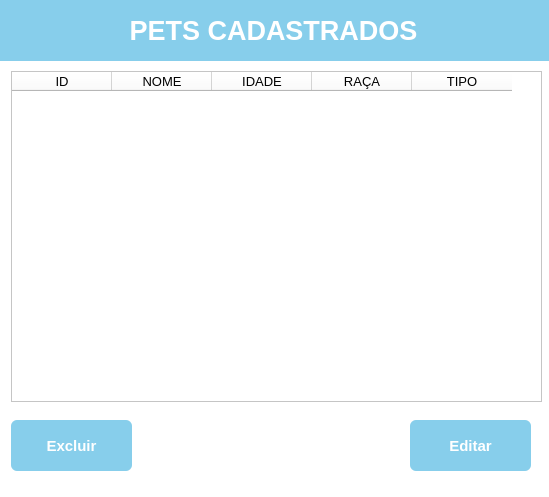
<?xml version="1.0" encoding="UTF-8"?>
<ui version="4.0">
 <class>MainWindow</class>
 <widget class="QMainWindow" name="MainWindow">
  <property name="geometry">
   <rect>
    <x>0</x>
    <y>0</y>
    <width>549</width>
    <height>497</height>
   </rect>
  </property>
  <property name="windowTitle">
   <string>Pets Cadastrados</string>
  </property>
  <property name="styleSheet">
   <string notr="true">background-color: rgb(255, 255, 255);</string>
  </property>
  <widget class="QWidget" name="centralwidget">
   <widget class="QLabel" name="label_6">
    <property name="geometry">
     <rect>
      <x>-2</x>
      <y>0</y>
      <width>551</width>
      <height>61</height>
     </rect>
    </property>
    <property name="font">
     <font>
      <family>Arial</family>
      <pointsize>20</pointsize>
      <weight>75</weight>
      <italic>false</italic>
      <bold>true</bold>
     </font>
    </property>
    <property name="styleSheet">
     <string notr="true">background-color: skyblue;
color: white;</string>
    </property>
    <property name="text">
     <string>PETS CADASTRADOS</string>
    </property>
    <property name="alignment">
     <set>Qt::AlignCenter</set>
    </property>
   </widget>
   <widget class="QTableWidget" name="tableWidget">
    <property name="geometry">
     <rect>
      <x>11</x>
      <y>71</y>
      <width>531</width>
      <height>331</height>
     </rect>
    </property>
    <property name="showGrid">
     <bool>true</bool>
    </property>
    <property name="gridStyle">
     <enum>Qt::SolidLine</enum>
    </property>
    <property name="sortingEnabled">
     <bool>false</bool>
    </property>
    <column>
     <property name="text">
      <string>ID</string>
     </property>
     <property name="font">
      <font>
       <pointsize>10</pointsize>
      </font>
     </property>
    </column>
    <column>
     <property name="text">
      <string>NOME</string>
     </property>
     <property name="font">
      <font>
       <pointsize>10</pointsize>
      </font>
     </property>
    </column>
    <column>
     <property name="text">
      <string>IDADE</string>
     </property>
     <property name="font">
      <font>
       <pointsize>10</pointsize>
      </font>
     </property>
    </column>
    <column>
     <property name="text">
      <string>RAÇA</string>
     </property>
     <property name="font">
      <font>
       <pointsize>10</pointsize>
      </font>
     </property>
    </column>
    <column>
     <property name="text">
      <string>TIPO</string>
     </property>
     <property name="font">
      <font>
       <pointsize>10</pointsize>
      </font>
     </property>
    </column>
   </widget>
   <widget class="QPushButton" name="pushButton">
    <property name="geometry">
     <rect>
      <x>11</x>
      <y>420</y>
      <width>121</width>
      <height>51</height>
     </rect>
    </property>
    <property name="cursor">
     <cursorShape>PointingHandCursor</cursorShape>
    </property>
    <property name="styleSheet">
     <string notr="true">border-radius: 6px;
border: none;
color: white;
background-color: skyblue;
font-weight: bold;
font-size: 15px;</string>
    </property>
    <property name="text">
     <string>Excluir</string>
    </property>
   </widget>
   <widget class="QPushButton" name="pushButton_2">
    <property name="geometry">
     <rect>
      <x>410</x>
      <y>420</y>
      <width>121</width>
      <height>51</height>
     </rect>
    </property>
    <property name="cursor">
     <cursorShape>PointingHandCursor</cursorShape>
    </property>
    <property name="styleSheet">
     <string notr="true">border-radius: 6px;
border: none;
color: white;
background-color: skyblue;
font-weight: bold;
font-size: 15px;</string>
    </property>
    <property name="text">
     <string>Editar</string>
    </property>
   </widget>
  </widget>
  <widget class="QMenuBar" name="menubar">
   <property name="geometry">
    <rect>
     <x>0</x>
     <y>0</y>
     <width>549</width>
     <height>21</height>
    </rect>
   </property>
  </widget>
  <widget class="QStatusBar" name="statusbar"/>
 </widget>
 <resources/>
 <connections/>
</ui>
